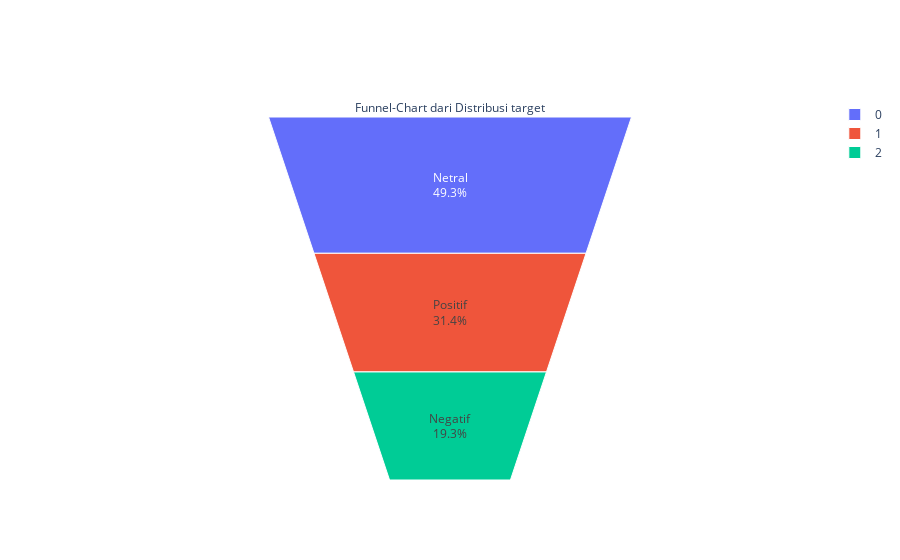

Write notebook code for a chart like this one.
### Code cell
fig = go.Figure(go.Funnelarea(
    text =temp.sentimen,
    values = temp.content,
    title = {"position": "top center", "text": "Funnel-Chart dari Distribusi target"}
    ))
fig.show()

### Figure 1 — Plotly figure (JSON) as saved in the notebook; plotly's stock layout.template omitted (floating-point values rounded to 4 significant figures)
{"data": [{"text": ["Netral", "Positif", "Negatif"], "title": {"position": "top center", "text": "Funnel-Chart dari Distribusi target"}, "type": "funnelarea", "values": [3987, 2541, 1562]}], "layout": {}}
